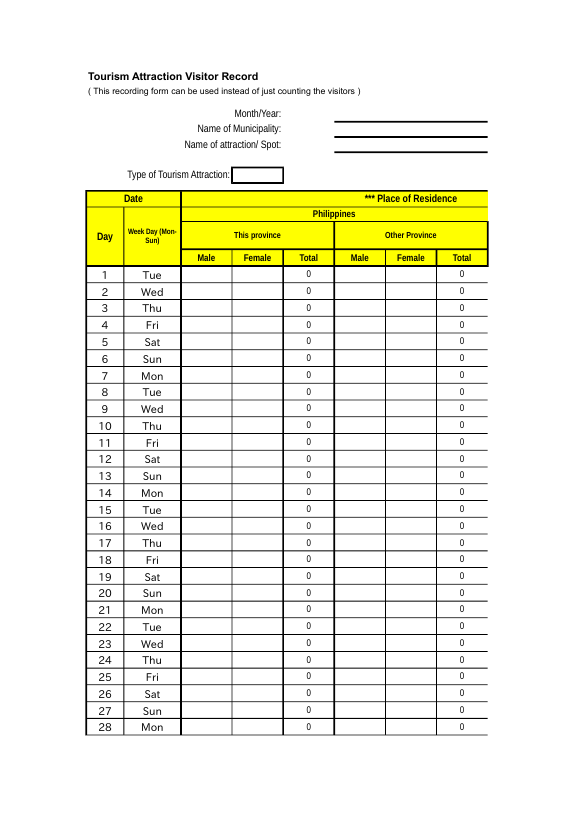
#> input picture docs/attraction-reporting/source-pages/var-01.png, 579 x 819 px, found by its file name
$ python stitch.py
#> lines starting #> are read from the running program, lines starting #| are printed output that depends on the picture; after the words box and inside, x2 and y2 are one past the last pixel; in counts of white or black regions, pixels touching at a corner belong together
import sys
from PIL import Image, ImageOps
def load(p): return Image.open(p).convert("RGB")
def bbox(im, thr=245):
    g = ImageOps.invert(im.convert("L")).point(lambda v: 255 if v > 255 - thr else 0)
    return g.getbbox()
def run(px, c, y, step):
    # length of the dark run met first when walking from column c in direction step (a ruled line is long, a letter stroke short)
    n, x = 0, c + step
    while 0 <= x < 99999:
        try: v = px[x, y]
        except IndexError: break
        if min(v) > 200 and n == 0: x += step; continue
        if max(v) < 90: n += 1; x += step
        else: break
        if n > 40: break
    return n
def mend(out, j, band=80, reach=12):
    """Close the thin white gap a page edge leaves where two pieces meet at x=j."""
    px = out.load(); W, H = out.size
    white = lambda c: min(c) > 200
    for y in range(H):
        for c in range(max(1, j - band), min(W - 1, j + band)):
            if not white(px[c, y]): continue
            l = next((px[c - k, y] for k in range(1, reach) if c - k >= 0 and not white(px[c - k, y])), None)
            r = next((px[c + k, y] for k in range(1, reach) if c + k < W and not white(px[c + k, y])), None)
            if l and r and max(abs(a - b) for a, b in zip(l, r)) < 40 and not (max(l) < 90):
                px[c, y] = l
            elif l and r and max(l) < 90 and max(r) < 90 and run(px, c, y, -1) >= 15 and run(px, c, y, 1) >= 15:
                px[c, y] = l
    return out
def hcat(pages, cuts=None):
    """Pages that continue a table to the right: same rows, same y. Crop each to its content's x range."""
    parts = []
    for i, im in enumerate(pages):
        b = bbox(im); x0 = 0 if i == 0 else b[0]; x1 = im.width if i == len(pages) - 1 else b[2]
        if cuts and cuts[i]: x0, x1 = cuts[i][0] if cuts[i][0] is not None else x0, cuts[i][1] if cuts[i][1] is not None else x1
        parts.append(im.crop((x0, 0, x1, im.height)))
    out = Image.new("RGB", (sum(p.width for p in parts), max(p.height for p in parts)), "white")
    x, joins = 0, []
    for p in parts:
        out.paste(p, (x, 0)); x += p.width; joins.append(x)
    for j in joins[:-1]: mend(out, j)
    return out
def vcat(blocks):
    parts = []
    for i, im in enumerate(blocks):
        b = bbox(im); y0 = 0 if i == 0 else b[1]; y1 = im.height if i == len(blocks) - 1 else b[3] + 1
        parts.append(im.crop((0, y0, im.width, y1)))
    out = Image.new("RGB", (max(p.width for p in parts), sum(p.height for p in parts)), "white")
    y = 0
    for p in parts: out.paste(p, (0, y)); y += p.height
    return out
def trim(im, pad=40):
    b = bbox(im); return ImageOps.expand(im.crop(b), border=pad, fill="white")
def save(im, name): trim(im).save(name, optimize=True); print(name, trim(im).size)
L = load
# VAR 1: left part rows 1-28 (p1) | right part (p3); then rows 29-30 + total: p2 | p4.
# The left/right split must use the same x for both row blocks.
p1, p2, p3, p4 = L("var-01.png"), L("var-02.png"), L("var-03.png"), L("var-04.png")
#> in load, returned value is the input picture: PIL image 579x819 RGB; mean R, G, B 242.1, 242.1, 227.8
#> call 3 of load, with p = 'var-03.png'
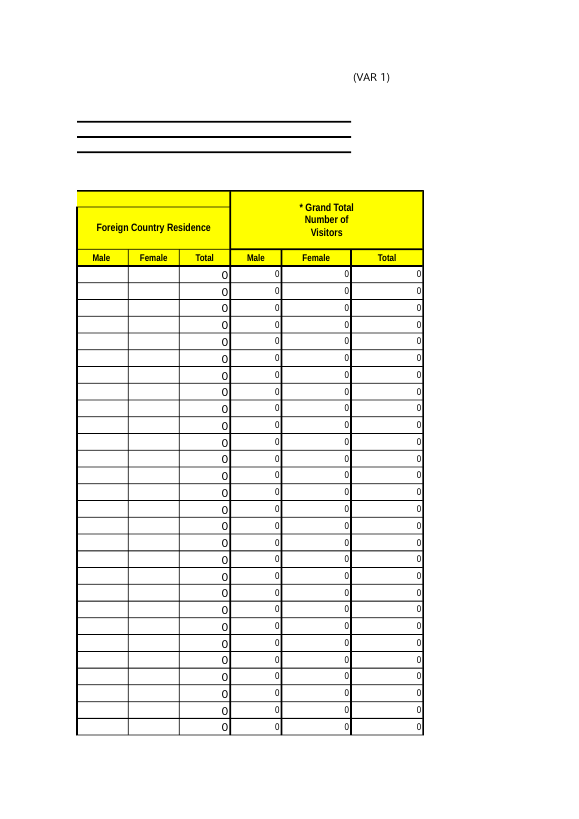
#> input picture docs/attraction-reporting/source-pages/var-03.png, 579 x 819 px, found by its file name
#> in load, returned value is the input picture: PIL image 579x819 RGB; mean R, G, B 244.5, 244.5, 232
r = max(bbox(p1)[2], bbox(p2)[2]); l = min(bbox(p3)[0], bbox(p4)[0])
#> in bbox, `g = ImageOps.invert(im.convert("L")).point(lambda v: 255 if v > 255 - ..`:
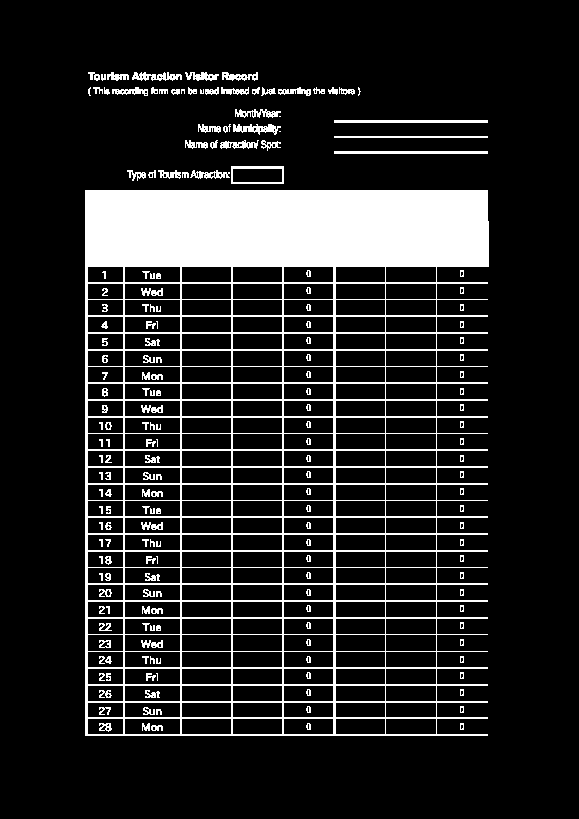
#> g: PIL image 579x819 L; 14.2% white; 198 white regions (11 under 20 px), largest, box (x1, y1, x2, y2) and area: (85, 190, 489, 736) 57544, (334, 120, 488, 123) 462, (334, 151, 488, 154) 462
#> after `r = max(bbox(p1)[2], bbox(p2)[2])`: r = 489
#> in bbox (call 3), `g = ImageOps.invert(im.convert("L")).point(lambda v: 255 if v > 255 - ..`: g: PIL image 579x819 L; 11.8% white; 93 white regions (1 under 20 px), largest, box (x1, y1, x2, y2) and area: (76, 190, 424, 736) 51224, (77, 120, 352, 123) 824, (77, 151, 352, 154) 824
#> after `l = min(bbox(p3)[0], bbox(p4)[0])`: l = 76
top = Image.new("RGB", (r + p3.width - l, p1.height), "white"); top.paste(p1.crop((0, 0, r, p1.height)), (0, 0)); top.paste(p3.crop((l, 0, p3.width, p3.height)), (r, 0))
#> after `top = Image.new('RGB', (r + p3.width - l, p1.height), 'white')`: top: PIL image 992x819 RGB; every value is 255
bot = Image.new("RGB", (r + p4.width - l, p2.height), "white"); bot.paste(p2.crop((0, 0, r, p2.height)), (0, 0)); bot.paste(p4.crop((l, 0, p4.width, p4.height)), (r, 0))
mend(top, r); mend(bot, r)
save(vcat([top, bot]), "../out/attr-var1.png")
#> the loop in vcat, `for i, im in enumerate(blocks):` made 2 passes
#> (b, y0, y1) on passes 1 to 2: ((85, 72, 837, 736), 0, 737), ((85, 72, 837, 736), 72, 819)
#> after the loop in vcat, `for i, im in enumerate(blocks):`: parts = 2 items
#> in vcat, `out = Image.new("RGB", (max(p.width for p in parts), sum(p.height for ..`: out: PIL image 992x1484 RGB; every value is 255
#> the loop in vcat, `for p in parts: out.paste(p, (0, y)); y += p.height` made 2 passes
#> y on passes 1 to 2: 737, 1484
#> after the loop in vcat, `for p in parts: out.paste(p, (0, y)); y += p.height`:
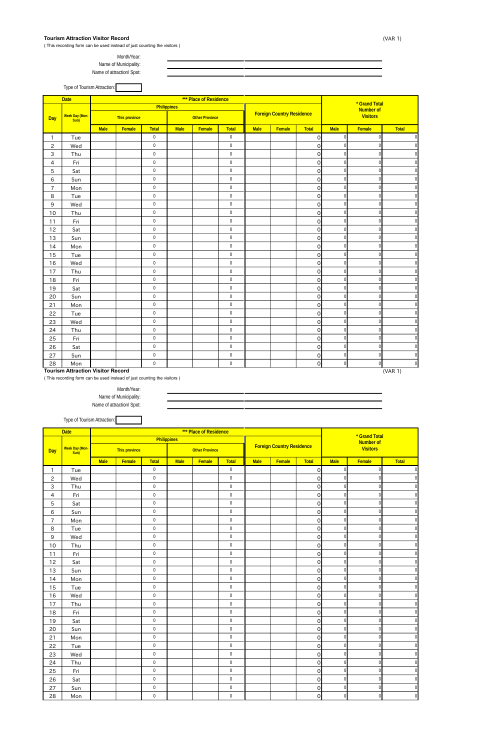
#> out: PIL image 992x1484 RGB (shown at 1/2 size); mean R, G, B 239.9, 239.9, 222.6
#> after the loop in vcat, `for p in parts: out.paste(p, (0, y)); y += p.height`: y = 1484
#> in bbox (call 7), `g = ImageOps.invert(im.convert("L")).point(lambda v: 255 if v > 255 - ..`: g: PIL image 992x1484 L; 16.8% white; 574 white regions (24 under 20 px), largest, box (x1, y1, x2, y2) and area: (85, 190, 837, 736) 108806, (85, 855, 837, 1401) 108806, (334, 120, 765, 123) 1288
#> in trim, `b = bbox(im)`: b = (85, 72, 837, 1401)
#| ../out/attr-var1.png (832, 1409)
save(hcat([L("var-07.png"), L("var-08.png")]), "../out/attr-var2.png")
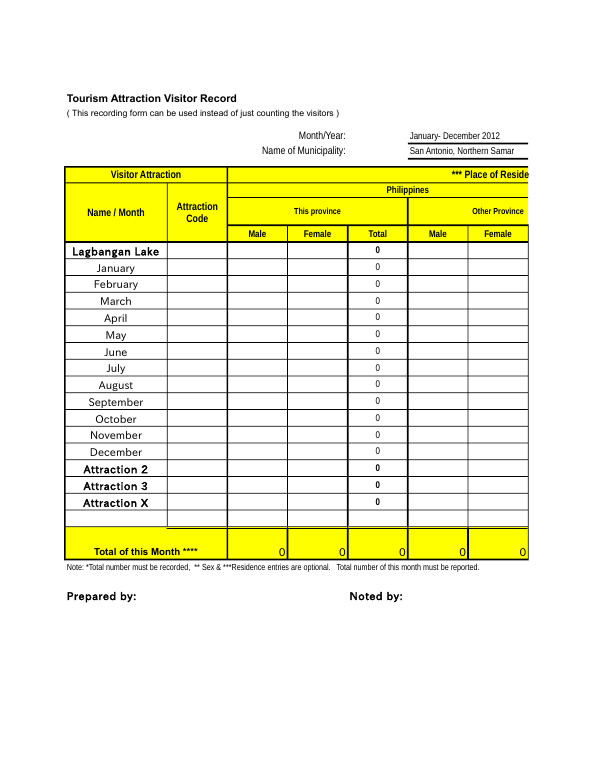
#> input picture docs/attraction-reporting/source-pages/var-07.png, 595 x 770 px, found by its file name
#> in load, returned value is the input picture: PIL image 595x770 RGB; mean R, G, B 243.4, 243.4, 218.6
#> in hcat, `parts = []`: parts = []
#> the loop in hcat, `for i, im in enumerate(pages):` made 2 passes
#> (b, x0, x1) on passes 1 to 2: ((64, 94, 529, 603), 0, 529), ((76, 72, 424, 736), 76, 579)
#> after the loop in hcat, `for i, im in enumerate(pages):`: parts = 2 items
#> in hcat, `out = Image.new("RGB", (sum(p.width for p in parts), max(p.height for ..`: out: PIL image 1032x819 RGB; every value is 255
#> the loop in hcat, `for p in parts:` made 2 passes
#> x on passes 1 to 2: 529, 1032
#> after the loop in hcat, `for p in parts:`:
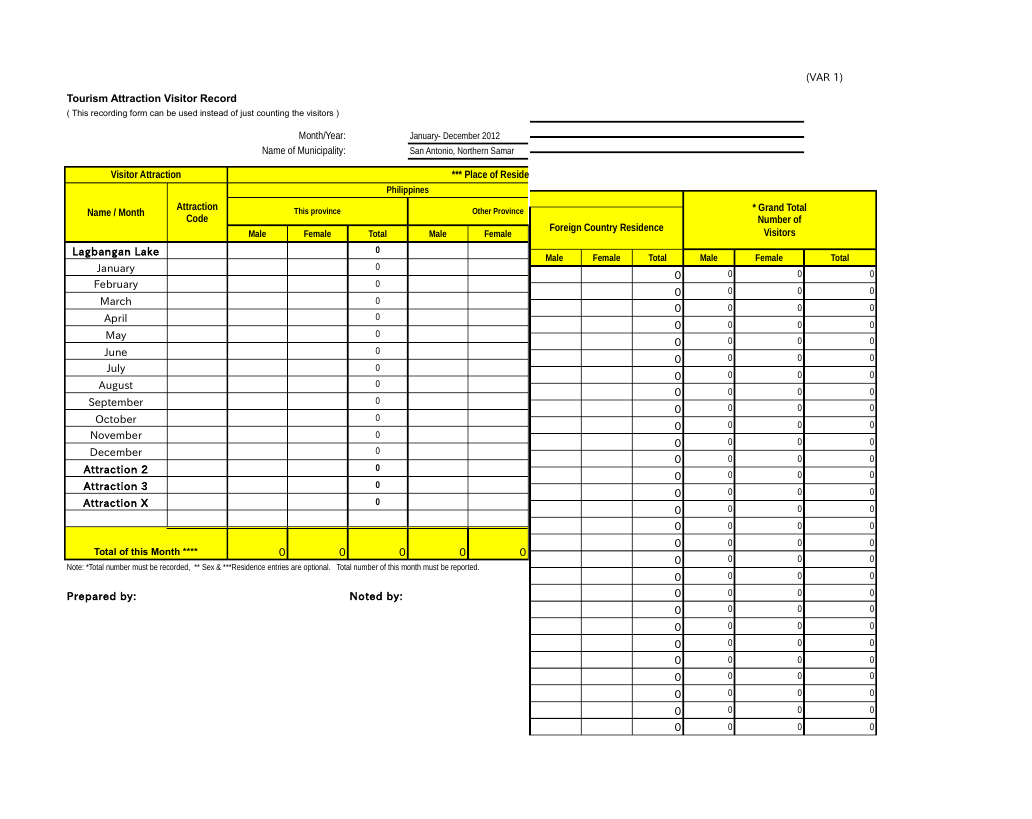
#> out: PIL image 1032x819 RGB; mean R, G, B 242.9, 242.9, 222.4
#> after the loop in hcat, `for p in parts:`: joins = [529, 1032]; x = 1032
#> in bbox (call 11), `g = ImageOps.invert(im.convert("L")).point(lambda v: 255 if v > 255 - ..`:
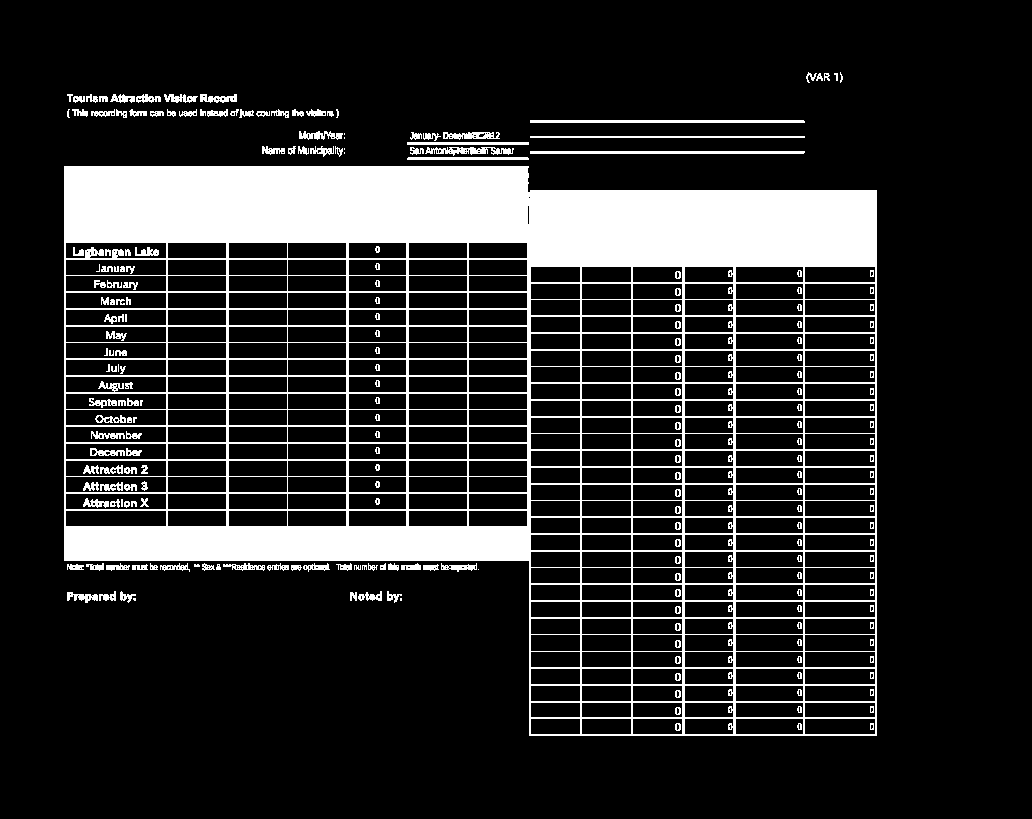
#> g: PIL image 1032x819 L; 16.1% white; 236 white regions (20 under 20 px), largest, box (x1, y1, x2, y2) and area: (64, 166, 877, 736) 121224, (530, 120, 805, 123) 824, (530, 151, 805, 154) 824
#| ../out/attr-var2.png (893, 744)
save(hcat([L("var-10.png"), L("var-11.png"), L("var-12.png")]), "../out/attr-var3m.png")
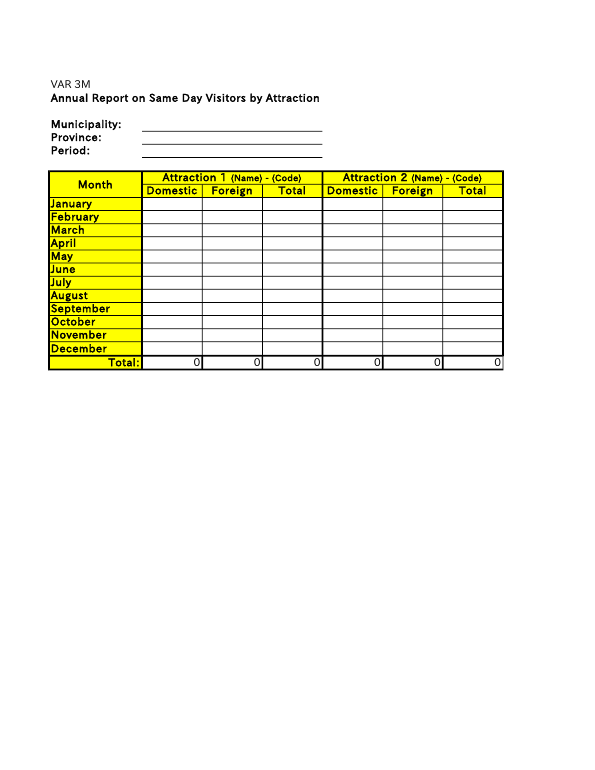
#> input picture docs/attraction-reporting/source-pages/var-10.png, 595 x 770 px, found by its file name
#> in load, returned value is the input picture: PIL image 595x770 RGB; mean R, G, B 247, 247, 234.6
#> (the run stopped early here; a loop or call above may not have finished)
